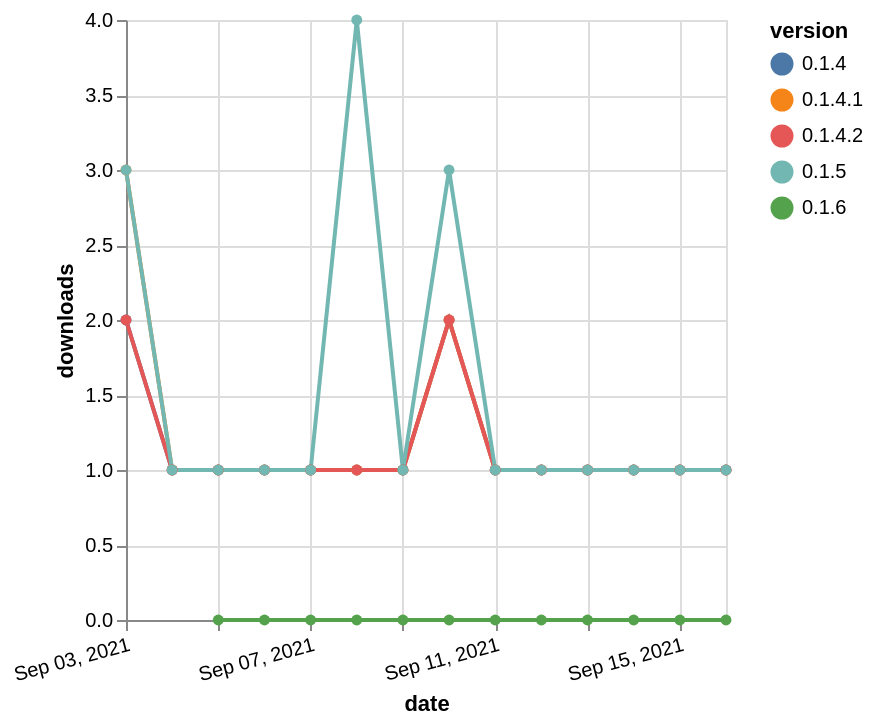

Specify this chart in Vega-Lite:
### Vega-Lite specification from a JSON file in a GitHub repository (floating-point values rounded to 4 significant figures)
{"$schema": "https://vega.github.io/schema/vega-lite/v5.json", "description": "A simple bar chart with embedded data.", "data": {"values": [{"date": "2021-09-03", "total": 133, "delta": 2, "version": "0.1.4"}, {"date": "2021-09-04", "total": 134, "delta": 1, "version": "0.1.4"}, {"date": "2021-09-05", "total": 135, "delta": 1, "version": "0.1.4"}, {"date": "2021-09-06", "total": 136, "delta": 1, "version": "0.1.4"}, {"date": "2021-09-07", "total": 137, "delta": 1, "version": "0.1.4"}, {"date": "2021-09-08", "total": 138, "delta": 1, "version": "0.1.4"}, {"date": "2021-09-09", "total": 139, "delta": 1, "version": "0.1.4"}, {"date": "2021-09-10", "total": 141, "delta": 2, "version": "0.1.4"}, {"date": "2021-09-11", "total": 142, "delta": 1, "version": "0.1.4"}, {"date": "2021-09-12", "total": 143, "delta": 1, "version": "0.1.4"}, {"date": "2021-09-13", "total": 144, "delta": 1, "version": "0.1.4"}, {"date": "2021-09-14", "total": 145, "delta": 1, "version": "0.1.4"}, {"date": "2021-09-15", "total": 146, "delta": 1, "version": "0.1.4"}, {"date": "2021-09-16", "total": 147, "delta": 1, "version": "0.1.4"}, {"date": "2021-09-03", "total": 117, "delta": 3, "version": "0.1.4.1"}, {"date": "2021-09-04", "total": 118, "delta": 1, "version": "0.1.4.1"}, {"date": "2021-09-05", "total": 119, "delta": 1, "version": "0.1.4.1"}, {"date": "2021-09-06", "total": 120, "delta": 1, "version": "0.1.4.1"}, {"date": "2021-09-07", "total": 121, "delta": 1, "version": "0.1.4.1"}, {"date": "2021-09-08", "total": 122, "delta": 1, "version": "0.1.4.1"}, {"date": "2021-09-09", "total": 123, "delta": 1, "version": "0.1.4.1"}, {"date": "2021-09-10", "total": 125, "delta": 2, "version": "0.1.4.1"}, {"date": "2021-09-11", "total": 126, "delta": 1, "version": "0.1.4.1"}, {"date": "2021-09-12", "total": 127, "delta": 1, "version": "0.1.4.1"}, {"date": "2021-09-13", "total": 128, "delta": 1, "version": "0.1.4.1"}, {"date": "2021-09-14", "total": 129, "delta": 1, "version": "0.1.4.1"}, {"date": "2021-09-15", "total": 130, "delta": 1, "version": "0.1.4.1"}, {"date": "2021-09-16", "total": 131, "delta": 1, "version": "0.1.4.1"}, {"date": "2021-09-05", "total": 18, "delta": 0, "version": "0.1.6"}, {"date": "2021-09-06", "total": 32, "delta": 0, "version": "0.1.6"}, {"date": "2021-09-07", "total": 38, "delta": 0, "version": "0.1.6"}, {"date": "2021-09-08", "total": 54, "delta": 0, "version": "0.1.6"}, {"date": "2021-09-09", "total": 57, "delta": 0, "version": "0.1.6"}, {"date": "2021-09-10", "total": 61, "delta": 0, "version": "0.1.6"}, {"date": "2021-09-11", "total": 62, "delta": 0, "version": "0.1.6"}, {"date": "2021-09-12", "total": 63, "delta": 0, "version": "0.1.6"}, {"date": "2021-09-13", "total": 65, "delta": 0, "version": "0.1.6"}, {"date": "2021-09-14", "total": 66, "delta": 0, "version": "0.1.6"}, {"date": "2021-09-15", "total": 67, "delta": 0, "version": "0.1.6"}, {"date": "2021-09-16", "total": 71, "delta": 0, "version": "0.1.6"}, {"date": "2021-09-03", "total": 191, "delta": 2, "version": "0.1.4.2"}, {"date": "2021-09-04", "total": 192, "delta": 1, "version": "0.1.4.2"}, {"date": "2021-09-05", "total": 193, "delta": 1, "version": "0.1.4.2"}, {"date": "2021-09-06", "total": 194, "delta": 1, "version": "0.1.4.2"}, {"date": "2021-09-07", "total": 195, "delta": 1, "version": "0.1.4.2"}, {"date": "2021-09-08", "total": 196, "delta": 1, "version": "0.1.4.2"}, {"date": "2021-09-09", "total": 197, "delta": 1, "version": "0.1.4.2"}, {"date": "2021-09-10", "total": 199, "delta": 2, "version": "0.1.4.2"}, {"date": "2021-09-11", "total": 200, "delta": 1, "version": "0.1.4.2"}, {"date": "2021-09-12", "total": 201, "delta": 1, "version": "0.1.4.2"}, {"date": "2021-09-13", "total": 202, "delta": 1, "version": "0.1.4.2"}, {"date": "2021-09-14", "total": 203, "delta": 1, "version": "0.1.4.2"}, {"date": "2021-09-15", "total": 204, "delta": 1, "version": "0.1.4.2"}, {"date": "2021-09-16", "total": 205, "delta": 1, "version": "0.1.4.2"}, {"date": "2021-09-03", "total": 260, "delta": 3, "version": "0.1.5"}, {"date": "2021-09-04", "total": 261, "delta": 1, "version": "0.1.5"}, {"date": "2021-09-05", "total": 262, "delta": 1, "version": "0.1.5"}, {"date": "2021-09-06", "total": 263, "delta": 1, "version": "0.1.5"}, {"date": "2021-09-07", "total": 264, "delta": 1, "version": "0.1.5"}, {"date": "2021-09-08", "total": 268, "delta": 4, "version": "0.1.5"}, {"date": "2021-09-09", "total": 269, "delta": 1, "version": "0.1.5"}, {"date": "2021-09-10", "total": 272, "delta": 3, "version": "0.1.5"}, {"date": "2021-09-11", "total": 273, "delta": 1, "version": "0.1.5"}, {"date": "2021-09-12", "total": 274, "delta": 1, "version": "0.1.5"}, {"date": "2021-09-13", "total": 275, "delta": 1, "version": "0.1.5"}, {"date": "2021-09-14", "total": 276, "delta": 1, "version": "0.1.5"}, {"date": "2021-09-15", "total": 277, "delta": 1, "version": "0.1.5"}, {"date": "2021-09-16", "total": 278, "delta": 1, "version": "0.1.5"}]}, "width": "container", "mark": {"type": "line", "point": {"filled": true}}, "encoding": {"x": {"field": "date", "type": "temporal", "timeUnit": "yearmonthdate", "title": "date", "axis": {"labelAngle": -15}}, "y": {"field": "delta", "type": "quantitative", "title": "downloads"}, "color": {"field": "version", "type": "nominal"}, "tooltip": {"field": "delta"}}}
